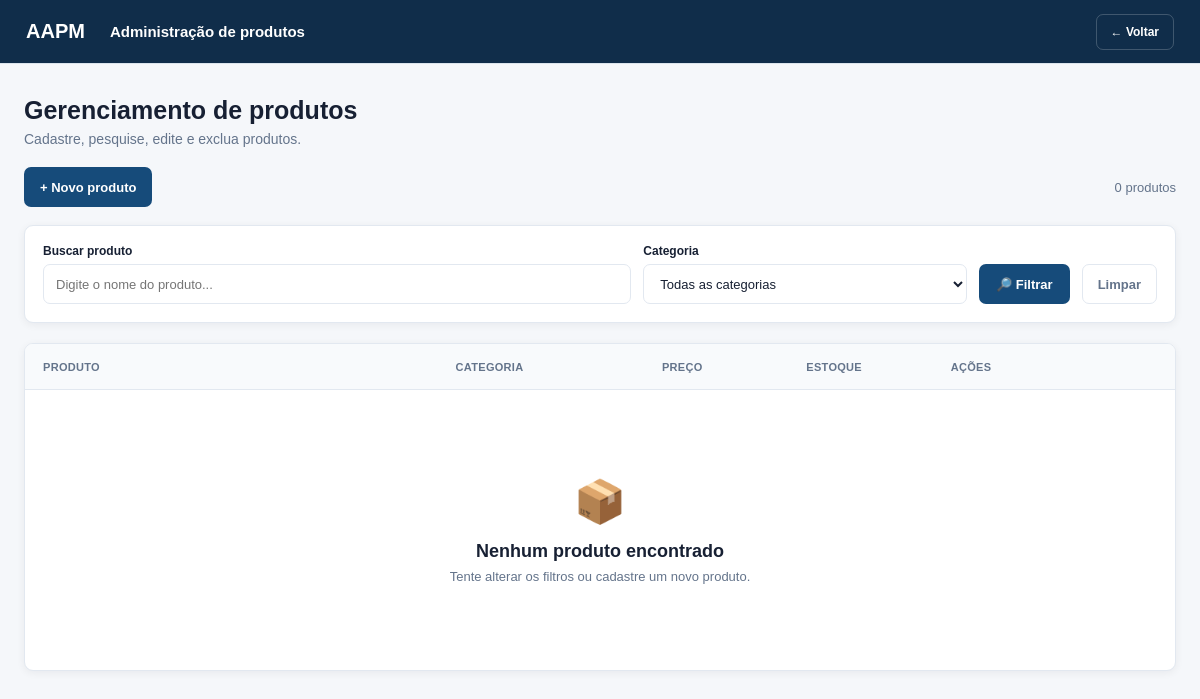
Before: /produtos/form (signed in) with the older database file.
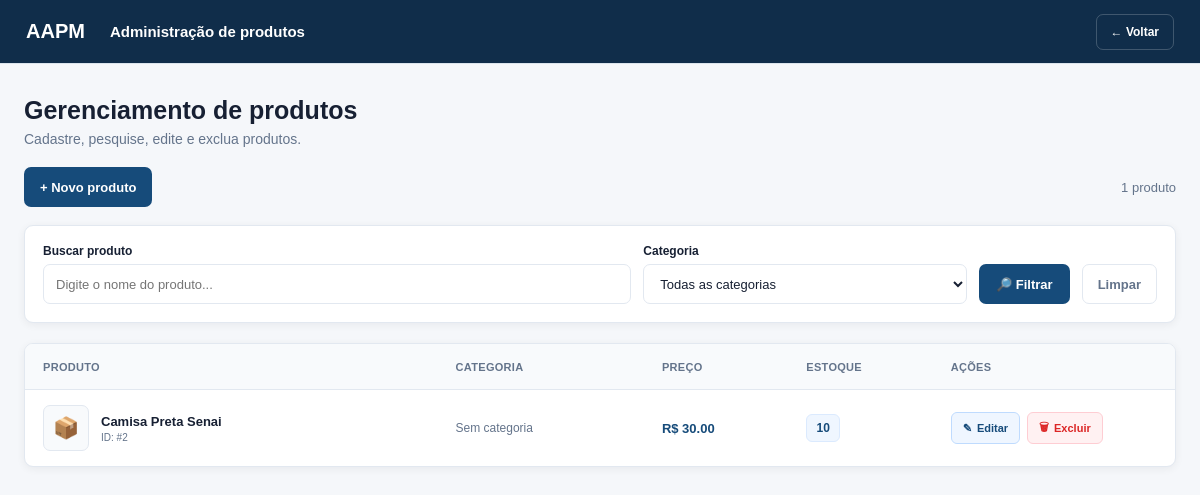
After: the same page with the newer database file.
### app/models/produto.py (models this page shows, shortened)
class Produto(Base):
    __tablename__ = "produtos"
    id = Column(Integer, primary_key=True, autoincrement=True, index=True)
    nome = Column(String(150), nullable=False, index=True)
    preco = Column(Float, nullable=False, default=0.0)
    estoque_atual = Column(Integer, nullable=False, default=0)
    ativo = Column(Boolean, default=True)
    imagem_path = Column(String(255), nullable=True)
    categoria_id = Column(Integer, ForeignKey("categorias.id", ondelete="SET NULL"), nullable=True )
    categoria = relationship("Categoria", back_populates="produtos")

### app/controllers/produto_controller.py (the view)
@router.get("/form", response_class=HTMLResponse)
def produtos_form(
    request: Request,
    busca: str = "",
    categoria_id: int = 0,
    pagina: int = 1,
    db: Session = Depends(get_db),
    admin = Depends(get_admin)
):
    POR_PAGINA = 15
    if pagina < 1:
        pagina = 1
    query = db.query(Produto).filter(
        Produto.ativo == True
    )
    if busca.strip():
        query = query.filter(
            Produto.nome.ilike(f"%{busca.strip()}%")
        )
    if categoria_id:
        query = query.filter(
            Produto.categoria_id == categoria_id
        )
    total_produtos = query.count()
    total_paginas = max(
        1,
        (total_produtos + POR_PAGINA - 1) // POR_PAGINA
    )
    if pagina > total_paginas:
        pagina = total_paginas
    offset = (pagina - 1) * POR_PAGINA
    produtos = (
        query
        .order_by(Produto.nome)
        .offset(offset)
        .limit(POR_PAGINA)
        .all()
    )
    categorias = (
        db.query(Categoria)
        .filter(Categoria.ativo == True)
        .order_by(Categoria.nome)
        .all()
    )
    return templates.TemplateResponse(
        request,
        "produtos/form.html",
        {
            "request": request,
            "usuario": admin,
            "produtos": produtos,
            "categorias": categorias,
            "busca": busca,
            "categoria_id": categoria_id,
            "pagina": pagina,
            "total_paginas": total_paginas,
            "total_produtos": total_produtos,
        }
    )

### app/templates/produtos/form.html (shortened to what the changed rows need)
<!DOCTYPE html>
<html lang="pt-br">
<head>
    <link
        rel="stylesheet"
        href="/static/produtos-css/form.css"
    >
</head>
<body>
    <main class="container">
        <section class="titulo-pagina">
            <h1>
                Gerenciamento de produtos
            </h1>
        </section>
        <div class="barra-acoes">
            <button
                type="button"
                class="btn-novo"
                onclick="abrirCadastro()"
            >
                + Novo produto
            </button>
            <span class="contador">
                {{ total_produtos }}
                produto{% if total_produtos != 1 %}s{% endif %}
            </span>
        </div>
        <section class="lista-card">
            {% for produto in produtos %}
            <div class="produto-item">
                <div class="produto">
                    {% if produto.imagem_path %}
                    <img
                        src="/static/{{ produto.imagem_path }}"
                        alt="{{ produto.nome }}"
                    >
                    {% else %}
                    <div class="produto-sem-imagem">
                        📦
                    </div>
                    {% endif %}
                    <div class="produto-nome">
                        <strong>
                            {{ produto.nome }}
                        </strong>
                        <small>
                            ID: #{{ produto.id }}
                        </small>
                    </div>
                </div>
                <div class="categoria-produto">
                    {% if produto.categoria %}
                        {{ produto.categoria.nome }}
                    {% else %}
                        Sem categoria
                    {% endif %}
                </div>
                <div class="preco-produto">
                    R$
                    {{ "%.2f"|format(produto.preco) }}
                </div>
                <div>
                    {% if produto.estoque_atual == 0 %}
                        <span class="estoque zerado">
                            Sem estoque
                        </span>
                    {% elif produto.estoque_atual <= 5 %}
                        <span class="estoque baixo">
                            {{ produto.estoque_atual }}
                        </span>
                    {% else %}
                        <span class="estoque">
                            {{ produto.estoque_atual }}
                        </span>
                    {% endif %}
                </div>
                <div class="acoes-produto">
                    <a
                        href="/produtos/{{ produto.id }}/editar"
                        class="btn-editar"
                    >
                        ✎
                        <span>
                            Editar
                        </span>
                    </a>
                    <form
                        method="POST"
                        action="/produtos/{{ produto.id }}/desativar"
                        onsubmit="return confirmarExclusao('{{ produto.nome }}')"
                    >
                        <button
                            type="submit"
                            class="btn-excluir"
                        >
                            🗑
                            <span>
                                Excluir
                            </span>
                        </button>
                    </form>
                </div>
            </div>
            {% else %}
            <div class="sem-produtos">
                <div class="icone-vazio">
                    📦
                </div>
                <h3>
                    Nenhum produto encontrado
                </h3>
                <p>
                    Tente alterar os filtros ou cadastre um novo produto.
                </p>
            </div>
            {% endfor %}
        </section>
    </main>
</body>
</html>

Changed rows visible on the page:
added Produto: nome "Camisa Preta Senai", id "2", preco "30.00", estoque_atual "10"
Other visible differences:
{{ total_produtos }}: "0" → "1"
text no longer shown: "s 📦 Nenhum produto encontrado Tente alterar os filtros ou cadastre um novo produto."
